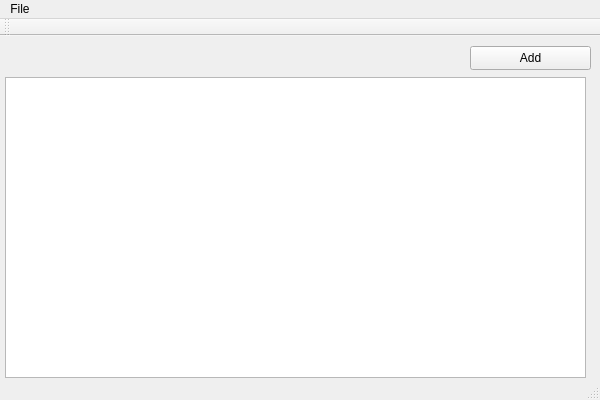
<?xml version="1.0" encoding="UTF-8"?>
<ui version="4.0">
 <class>ROMsTableClass</class>
 <widget class="QMainWindow" name="ROMsTableClass">
  <property name="geometry">
   <rect>
    <x>0</x>
    <y>0</y>
    <width>600</width>
    <height>400</height>
   </rect>
  </property>
  <property name="windowTitle">
   <string>ROMsTable</string>
  </property>
  <widget class="QWidget" name="centralWidget">
   <widget class="QTableView" name="romsTable">
    <property name="geometry">
     <rect>
      <x>5</x>
      <y>41</y>
      <width>581</width>
      <height>301</height>
     </rect>
    </property>
   </widget>
   <widget class="QPushButton" name="addButton">
    <property name="geometry">
     <rect>
      <x>470</x>
      <y>10</y>
      <width>121</width>
      <height>24</height>
     </rect>
    </property>
    <property name="text">
     <string>Add</string>
    </property>
   </widget>
  </widget>
  <widget class="QMenuBar" name="menuBar">
   <property name="geometry">
    <rect>
     <x>0</x>
     <y>0</y>
     <width>600</width>
     <height>22</height>
    </rect>
   </property>
   <widget class="QMenu" name="menuFile">
    <property name="title">
     <string>File</string>
    </property>
    <addaction name="actionAdd"/>
   </widget>
   <addaction name="menuFile"/>
  </widget>
  <widget class="QToolBar" name="mainToolBar">
   <attribute name="toolBarArea">
    <enum>TopToolBarArea</enum>
   </attribute>
   <attribute name="toolBarBreak">
    <bool>false</bool>
   </attribute>
  </widget>
  <widget class="QStatusBar" name="statusBar"/>
  <action name="actionAdd">
   <property name="text">
    <string>Add</string>
   </property>
  </action>
 </widget>
 <layoutdefault spacing="6" margin="11"/>
 <resources/>
 <connections/>
</ui>
